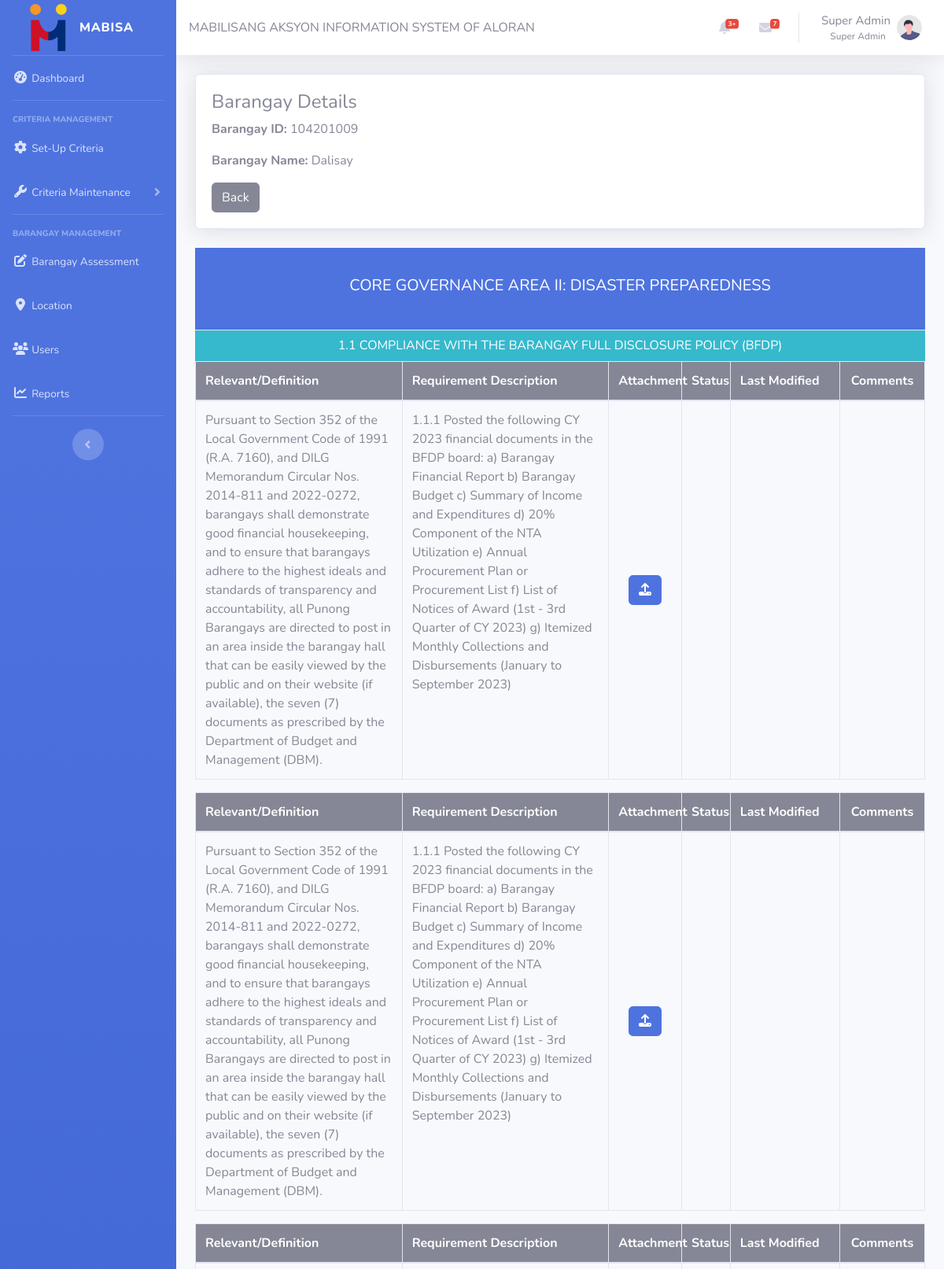
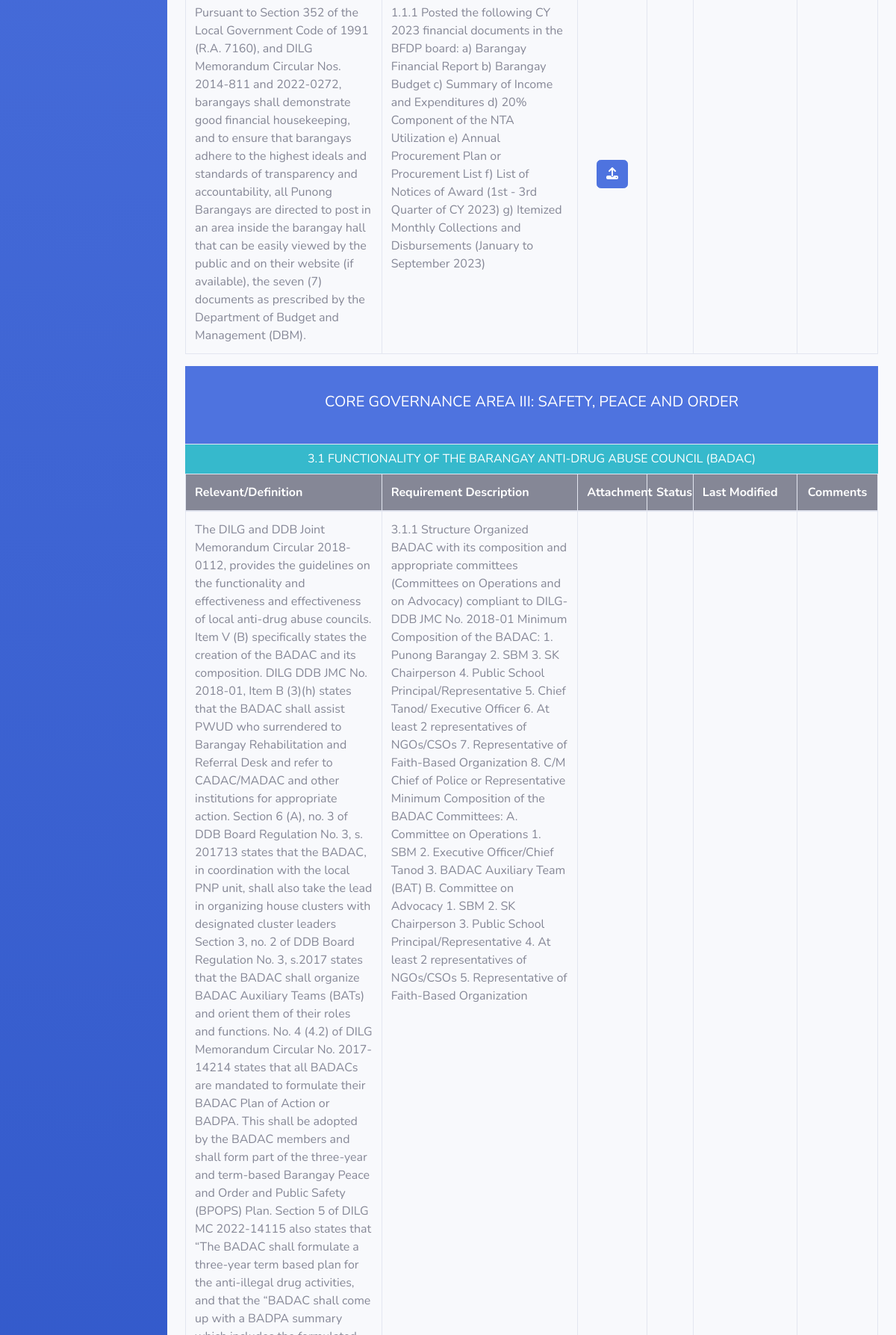
Page /Admin/bar_assessment/show_bar_response.php?barangay_id=104201009 (signed in, upper part) on the committed database (2 pictures, top to bottom).
### tables this page shows
CREATE TABLE users (
	id int AUTO_INCREMENT PRIMARY KEY,  
  full_name varchar(100) NOT NULL,
  username varchar(100) NOT NULL UNIQUE,
  password varchar(100) NOT NULL,
  email varchar(100) NOT NULL UNIQUE,
  mobile_num varchar(10) NOT NULL UNIQUE,
  role_id int,
  is_disabled boolean NOT NULL DEFAULT false,
  profile_pic varchar(200),
  last_modified TIMESTAMP DEFAULT CURRENT_TIMESTAMP ON UPDATE CURRENT_TIMESTAMP,
  FOREIGN KEY (role_id) REFERENCES roles(id) ON DELETE SET NULL  
);

CREATE TABLE `refbarangay` (
  `brgyid` varchar(10) NOT NULL,
  `brgyname` varchar(30) NOT NULL,
  `auditor` char(36) DEFAULT NULL,
  `secretary` char(36) DEFAULT NULL
);

CREATE TABLE `maintenance_criteria_setup` (
  `keyctr` bigint(20) UNSIGNED NOT NULL,
  `version_keyctr` bigint(20) DEFAULT NULL,
  `indicator_keyctr` bigint(20) DEFAULT NULL,
  `minreqs_keyctr` bigint(20) NOT NULL,
  `sub_minimumreqs` tinyint(1) NOT NULL,
  `movdocs_reqs` text NOT NULL,
  `data_source` int(11) DEFAULT NULL,
  `trail` text NOT NULL
);

CREATE TABLE `maintenance_area_mininumreqs` (
  `keyctr` bigint(20) NOT NULL,
  `indicator_keyctr` bigint(20) NOT NULL,
  `indicator_code` varchar(6) NOT NULL,
  `reqs_code` varchar(10) NOT NULL,
  `description` text NOT NULL,
  `sub_mininumreqs` tinyint(1) NOT NULL DEFAULT 0,
  `trail` text NOT NULL
);

### Admin/bar_assessment/show_bar_response.php (the view, shortened to what the rows shown need)
<?php
require_once './responses.php';
require_once '../../db/db.php';
$barangay_id = isset($_GET['barangay_id']) ? $_GET['barangay_id'] : null;
$barangay_name = isset($_GET['brgyname']) ? $_GET['brgyname'] : null;
$responses = new Responses($pdo);
if ($barangay_id) {
    $stmt = $pdo->prepare("SELECT brgyname FROM refbarangay WHERE brgyid = ?");
    $stmt->bindParam(1, $barangay_id, PDO::PARAM_INT);
    $stmt->execute();
    $barangay = $stmt->fetch(PDO::FETCH_ASSOC);
    if ($barangay) {
        $barangay_name = $barangay['brgyname'];
    } else {
        $barangay_name = 'Unknown';
    }
    $stmt = $pdo->prepare("SELECT * FROM barangay_assessment_files WHERE barangay_id = ?");
    $stmt->bindParam(1, $barangay_id, PDO::PARAM_INT);
    $stmt->execute();
    $data = $stmt->fetchAll(PDO::FETCH_ASSOC);
    include '../script.php';
    $data = [];
    $maintenance_area_description_query = "
        SELECT
            maintenance_governance.*,
            maintenance_category.description AS category,
            maintenance_area.description AS area_description
        FROM `maintenance_governance`
        LEFT JOIN maintenance_category ON maintenance_governance.cat_code = maintenance_category.code
        LEFT JOIN maintenance_area ON maintenance_governance.area_keyctr = maintenance_area.keyctr;
    ";
    $stmt = $pdo->prepare($maintenance_area_description_query);
    $stmt->execute();
    $maintenance_area_description_result = $stmt->fetchAll(PDO::FETCH_ASSOC);
    if (!empty($maintenance_area_description_result)) {
        foreach ($maintenance_area_description_result as $maintenance_area_description_row) {
            $maintenance_governance_query = "SELECT * FROM `maintenance_governance` WHERE desc_keyctr = :desc_keyctr";
            $stmt = $pdo->prepare($maintenance_governance_query);
            $stmt->execute(['desc_keyctr' => $maintenance_area_description_row['keyctr']]);
            $maintenance_governance_result = $stmt->fetchAll(PDO::FETCH_ASSOC);
            if (!empty($maintenance_governance_result)) {
                foreach ($maintenance_governance_result as $maintenance_governance_row) {
                    $maintenance_area_indicators_query = "SELECT * FROM `maintenance_area_indicators` WHERE governance_code = :governance_code";
                    $stmt = $pdo->prepare($maintenance_area_indicators_query);
                    $stmt->execute(['governance_code' => $maintenance_governance_row['keyctr']]);
                    $maintenance_area_indicators_result = $stmt->fetchAll(PDO::FETCH_ASSOC);
                    if (!empty($maintenance_area_indicators_result)) {
                        foreach ($maintenance_area_indicators_result as $maintenance_area_indicators_row) {
                            $maintenance_criteria_setup_query = "
                                SELECT
                                    msc.keyctr AS keyctr,
                                    mam.description,
                                    mam.reqs_code,
                                    msc.movdocs_reqs AS documentary_requirements,
                                    mds.srcdesc AS data_source
                                FROM `maintenance_criteria_setup` msc
                                LEFT JOIN maintenance_criteria_version AS mcv ON msc.version_keyctr = mcv.keyctr
                                LEFT JOIN maintenance_area_mininumreqs AS mam ON msc.minreqs_keyctr = mam.keyctr
                                LEFT JOIN maintenance_document_source AS mds ON msc.data_source = mds.keyctr
                                WHERE msc.indicator_keyctr = :indicator_keyctr
                                ORDER BY mam.reqs_code ASC
                            ";
                            $stmt = $pdo->prepare($maintenance_criteria_setup_query);
                            $stmt->execute(['indicator_keyctr' => $maintenance_area_indicators_row['keyctr']]);
                            $maintenance_criteria_setup_result = $stmt->fetchAll(PDO::FETCH_ASSOC);
                            if (!empty($maintenance_criteria_setup_result)) {
                                foreach ($maintenance_criteria_setup_result as $maintenance_criteria_setup_row) {
                                    $data[$maintenance_area_description_row['category'] . " " .
                                        $maintenance_area_description_row['area_description'] . ": " .
                                        $maintenance_area_description_row['description']][] = [
                                        'keyctr' => $maintenance_criteria_setup_row['keyctr'],
                                        'indicator_code' => $maintenance_area_indicators_row['indicator_code'],
                                        'indicator_description' => $maintenance_area_indicators_row['indicator_description'],
                                        'relevance_definition' => $maintenance_area_indicators_row['relevance_def'],
                                        'reqs_code' => $maintenance_criteria_setup_row['reqs_code'],
                                        'documentary_requirements' => $maintenance_criteria_setup_row['documentary_requirements'],
                                        'description' => $maintenance_criteria_setup_row['description'],
                                        'data_source' => $maintenance_criteria_setup_row['data_source'],
                                    ];
                                }
                            }
                        }
                    }
                }
            }
        }
    }
} else {
    $data = [];
    $barangay_name = 'Unknown';
}
?>
<!DOCTYPE html>
<html lang="en">
<head>
    <?php
    $isInFolder = true;
    require '../common/head.php' ?>
</head>
<body id="page-top">
    <div id="wrapper">
        <div id="content-wrapper" class="d-flex flex-column">
            <div id="content">
                <?php
                include '../common/nav.php';
                $role = 'Secretary';
                ?>
                <div class="container-fluid">
                    <div class="card shadow mb-4">
                        <div class="card-body">
                            <h4>Barangay Details</h4>
                            <p><strong>Barangay ID:</strong> <?php echo htmlspecialchars($barangay_id); ?></p>
                            <p><strong>Barangay Name:</strong> <?php echo htmlspecialchars($barangay_name); ?></p>
                            <a href="../bar_assessment.php" class="btn btn-secondary">Back</a>
                        </div>
                    </div>
                    <?php
                    $last_indicator = '';
                    foreach ($data as $key => $rows): ?>
                        <div class="card-header bg-primary text-center py-3">
                            <div class="card-body">
                                <h5 class="text-white"><?php echo htmlspecialchars($key); ?></h5>
                            </div>
                        </div>
                        <?php foreach ($rows as $row):
                            $current_row = $row['keyctr'];
                            ?>
                            <?php
                            $current_indicator = $row['indicator_code'] . " " . $row['indicator_description'];
                            if ($current_indicator !== $last_indicator):
                                ?>
                                <div class="row bg-info" style="margin: 0; padding: 10px 0;">
                                    <h6 class="col-lg-12 text-center text-white" style="margin: 0;">
                                        <?php echo htmlspecialchars($current_indicator); ?>
                                    </h6>
                                </div>
                                <?php
                                $last_indicator = $current_indicator;
                                ?>
                            <?php endif; ?>
                            <table class="table table-bordered" style="table-layout: fixed; width: 100%;">
                                <?php if ($role === 'Secretary'): ?>
                                    <thead class="bg-secondary text-white">
                                        <tr>
                                            <th style="width: 17%;">Relevant/Definition</th>
                                            <th style="width: 17%;">Requirement Description</th>
                                            <th style="width: 6%; text-align: center;">Attachment</th>
                                            <th style="width: 4%; text-align: center;">Status</th>
                                            <th style="width: 9%;"> Last Modified</th>
                                            <th style="width: 7%; text-align: center;"> Comments</th>
                                        </tr>
                                    </thead>
                                <?php endif; ?>
                                <tbody>
                                    <tr>
                                        <td><?php echo $row['relevance_definition']; ?></td>
                                        <td><?php echo $row['reqs_code'] . " " . $row['description']; ?></td>
                                        <?php
                                        $data = $responses->getData($barangay_id, $row['keyctr']);
                                        ?>
                                        <td class="data-cell-upload-view" style="text-align: center; vertical-align: middle;">
                                            <?php if (!$data): ?>
                                                <?php if ($role === 'Secretary'): ?>
                                                    <form action="../bar_assessment/user_actions/upload.php" method="POST"
                                                        enctype="multipart/form-data" id="uploadForm-<?php echo $current_row; ?>">
                                                        <button type="button" class="btn btn-primary" title="Upload"
                                                            onclick="document.getElementById('file-<?php echo $current_row; ?>').click();">
                                                            <i class="fa fa-upload"></i>
                                                        </button>
                                                    </form>
                                                <?php elseif ($role === 'Admin'): ?>
                                                    <p>No Uploads Yet</p>
                                                <?php endif; ?>
                                            <?php endif; ?>
                                        </td>
                                        <td class="data-cell-status" style="text-align: center; vertical-align: middle;">
                                        </td>
                                        <td class="data-cell-date-uploaded" style="text-align: center; vertical-align: middle;">
                                        </td>
                                        <td class="data-cell-comments" style="text-align: center; vertical-align: middle;">
                                        </td>
                                    </tr>
                                </tbody>
                            </table>
                        <?php endforeach; ?>
                    <?php endforeach; ?>
                </div>
            </div>
        </div>
    </div>
</body>
</html>

### Admin/common/nav.php (shortened to what the rows shown need)
<?php
$customUserID = 'self';
require $pathPrepend . 'api/get_user.php';
require $pathPrepend . 'api/util/url_exists.php';
?>
<nav class="navbar navbar-expand navbar-light bg-white topbar mb-4 static-top shadow">
  <ul class="navbar-nav ml-auto">
    <li class="nav-item dropdown no-arrow">
      <a class="nav-link dropdown-toggle" href="#" id="userDropdown" role="button" data-toggle="dropdown"
        aria-haspopup="true" aria-expanded="false">
        <span class="mr-2 mt-3 d-none d-lg-inline text-gray-600 small" style="font-size: 15px"><?= $userData['full_name'] ?? '' ?><br>
          <p class="text-right" style="font-size: 12px"><?= $userData['role'] ?? '' ?> &nbsp;</p>
        </span>
        <img class="img-profile rounded-circle"
          src="<?= urlExists($userData['profile_pic']) ? $userData['profile_pic'] : $pathPrepend . 'img/undraw_profile.svg' ?>" />
      </a>
    </li>
  </ul>
</nav>

### rows in the picture
users: full_name "Super Admin"
refbarangay: brgyname "Dalisay"
maintenance_criteria_setup: current_indicator "1.1 COMPLIANCE WITH THE BARANGAY FULL DISCLOSURE POLICY (BFDP)", relevance_definition "Pursuant to Section 352 of the Local Government Code of 1991 (R.A. 7160), and DILG Memorandum Circular Nos. 2014-811 and 2022-0272, barangays shall demonstrate good financial housekeeping, and to ensure that barangays adhere to the highest ideals and standards of transparency and accountability, all Punong Barangays are directed to post in an area inside the barangay hall that can be easily viewed by the public and on their website (if available), the seven (7) documents as prescribed by the Department of Budget and Management (DBM).", maintenance_area_mininumreqs.reqs_code "1.1.1", maintenance_area_mininumreqs.description "Posted the following CY 2023 financial documents in the BFDP board: a) Barangay Financial Report b) Barangay Budget c) Summary of Income and Expenditures d) 20% Component of the NTA Utilization e) Annual Procurement Plan or Procurement List f) List of Notices of Award (1st - 3rd Quarter of CY 2023) g) Itemized Monthly Collections and Disbursements (January to September 2023)"
maintenance_criteria_setup: relevance_definition "Pursuant to Section 352 of the Local Government Code of 1991 (R.A. 7160), and DILG Memorandum Circular Nos. 2014-811 and 2022-0272, barangays shall demonstrate good financial housekeeping, and to ensure that barangays adhere to the highest ideals and standards of transparency and accountability, all Punong Barangays are directed to post in an area inside the barangay hall that can be easily viewed by the public and on their website (if available), the seven (7) documents as prescribed by the Department of Budget and Management (DBM).", maintenance_area_mininumreqs.reqs_code "1.1.1", maintenance_area_mininumreqs.description "Posted the following CY 2023 financial documents in the BFDP board: a) Barangay Financial Report b) Barangay Budget c) Summary of Income and Expenditures d) 20% Component of the NTA Utilization e) Annual Procurement Plan or Procurement List f) List of Notices of Award (1st - 3rd Quarter of CY 2023) g) Itemized Monthly Collections and Disbursements (January to September 2023)"
maintenance_criteria_setup: relevance_definition "Pursuant to Section 352 of the Local Government Code of 1991 (R.A. 7160), and DILG Memorandum Circular Nos. 2014-811 and 2022-0272, barangays shall demonstrate good financial housekeeping, and to ensure that barangays adhere to the highest ideals and standards of transparency and accountability, all Punong Barangays are directed to post in an area inside the barangay hall that can be easily viewed by the public and on their website (if available), the seven (7) documents as prescribed by the Department of Budget and Management (DBM).", maintenance_area_mininumreqs.reqs_code "1.1.1", maintenance_area_mininumreqs.description "Posted the following CY 2023 financial documents in the BFDP board: a) Barangay Financial Report b) Barangay Budget c) Summary of Income and Expenditures d) 20% Component of the NTA Utilization e) Annual Procurement Plan or Procurement List f) List of Notices of Award (1st - 3rd Quarter of CY 2023) g) Itemized Monthly Collections and Disbursements (January to September 2023)"
maintenance_criteria_setup: current_indicator "3.1 FUNCTIONALITY OF THE BARANGAY ANTI-DRUG ABUSE COUNCIL (BADAC)", maintenance_area_mininumreqs.reqs_code "3.1.1", maintenance_area_mininumreqs.description "Structure Organized BADAC with its composition and appropriate committees (Committees on Operations and on Advocacy) compliant to DILG-DDB JMC No. 2018-01 Minimum Composition of the BADAC: 1. Punong Barangay 2. SBM 3. SK Chairperson 4. Public School Principal/Representative 5. Chief Tanod/ Executive Officer 6. At least 2 representatives of NGOs/CSOs 7. Representative of Faith-Based Organization 8. C/M Chief of Police or Representative Minimum Composition of the BADAC Committees: A. Committee on Operations 1. SBM 2. Executive Officer/Chief Tanod 3. BADAC Auxiliary Team (BAT) B. Committee on Advocacy 1. SBM 2. SK Chairperson 3. Public School Principal/Representative 4. At least 2…"

### other values in the picture
$barangay_id "104201009"
$key "CORE GOVERNANCE AREA II: DISASTER PREPAREDNESS"
$key "CORE GOVERNANCE AREA III: SAFETY, PEACE AND ORDER"
